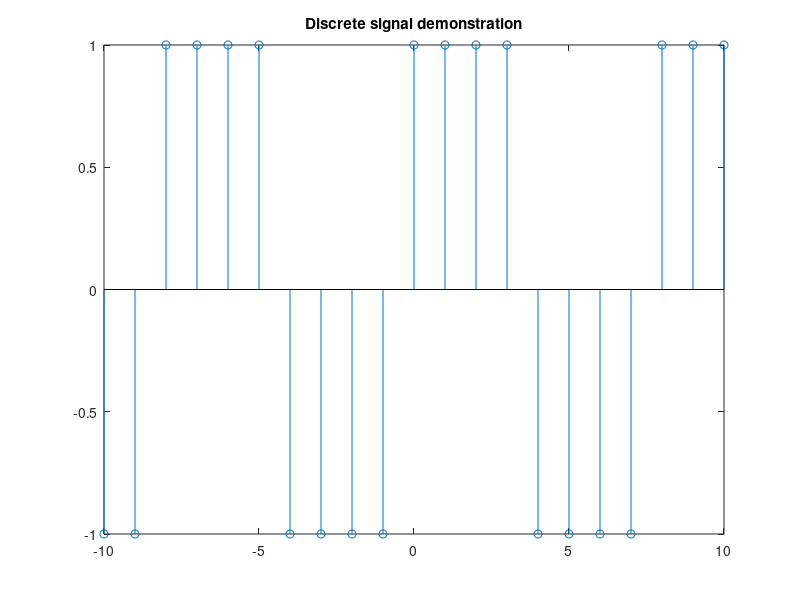

Recreate this plot in MATLAB.
% Creating variables
A = 1;
omega = pi/4;
n = -10:10;
x = A* square(omega *n);
figure
stem(n,x)
title("Discrete signal demonstration")
